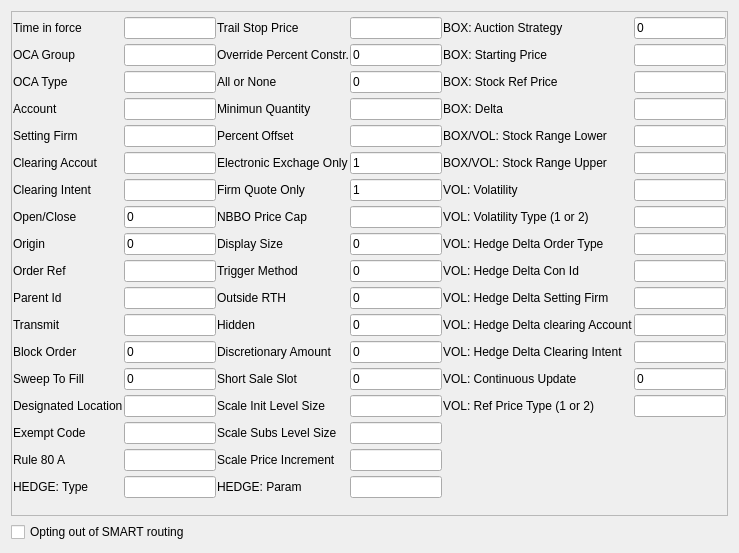
<?xml version="1.0" encoding="UTF-8"?>
<ui version="4.0">
 <class>OrderAttributes</class>
 <widget class="QWidget" name="OrderAttributes">
  <property name="geometry">
   <rect>
    <x>0</x>
    <y>0</y>
    <width>739</width>
    <height>553</height>
   </rect>
  </property>
  <property name="windowTitle">
   <string>Dialog</string>
  </property>
  <layout class="QVBoxLayout" name="verticalLayout">
   <item>
    <widget class="QFrame" name="frame">
     <property name="frameShape">
      <enum>QFrame::StyledPanel</enum>
     </property>
     <property name="frameShadow">
      <enum>QFrame::Raised</enum>
     </property>
     <layout class="QGridLayout" name="gridLayout">
      <property name="margin">
       <number>1</number>
      </property>
      <property name="spacing">
       <number>1</number>
      </property>
      <item row="0" column="4">
       <widget class="QLabel" name="label_2">
        <property name="text">
         <string>Trail Stop Price</string>
        </property>
       </widget>
      </item>
      <item row="17" column="1">
       <widget class="QLabel" name="label_6">
        <property name="text">
         <string>Rule 80 A</string>
        </property>
       </widget>
      </item>
      <item row="1" column="7">
       <widget class="QLineEdit" name="lineEdit_22"/>
      </item>
      <item row="11" column="1">
       <widget class="QLabel" name="label_15">
        <property name="text">
         <string>Parent Id</string>
        </property>
       </widget>
      </item>
      <item row="0" column="6">
       <widget class="QLabel" name="label_3">
        <property name="text">
         <string>BOX: Auction Strategy</string>
        </property>
       </widget>
      </item>
      <item row="12" column="1">
       <widget class="QLabel" name="label_16">
        <property name="text">
         <string>Transmit</string>
        </property>
       </widget>
      </item>
      <item row="0" column="7">
       <widget class="QLineEdit" name="lineEdit_3">
        <property name="text">
         <string>0</string>
        </property>
       </widget>
      </item>
      <item row="1" column="1">
       <widget class="QLabel" name="label_4">
        <property name="text">
         <string>OCA Group</string>
        </property>
       </widget>
      </item>
      <item row="6" column="1">
       <widget class="QLabel" name="label_10">
        <property name="text">
         <string>Clearing Accout</string>
        </property>
       </widget>
      </item>
      <item row="15" column="2">
       <widget class="QLineEdit" name="lineEdit_17"/>
      </item>
      <item row="7" column="2">
       <widget class="QLineEdit" name="lineEdit_9"/>
      </item>
      <item row="5" column="2">
       <widget class="QLineEdit" name="lineEdit_7"/>
      </item>
      <item row="7" column="1">
       <widget class="QLabel" name="label_11">
        <property name="text">
         <string>Clearing Intent</string>
        </property>
       </widget>
      </item>
      <item row="14" column="1">
       <widget class="QLabel" name="label_18">
        <property name="text">
         <string>Sweep To Fill</string>
        </property>
       </widget>
      </item>
      <item row="17" column="2">
       <widget class="QLineEdit" name="lineEdit_19"/>
      </item>
      <item row="0" column="2">
       <widget class="QLineEdit" name="lineEdit"/>
      </item>
      <item row="18" column="2">
       <widget class="QLineEdit" name="lineEdit_20"/>
      </item>
      <item row="15" column="1">
       <widget class="QLabel" name="label_19">
        <property name="text">
         <string>Designated Location</string>
        </property>
       </widget>
      </item>
      <item row="12" column="2">
       <widget class="QLineEdit" name="lineEdit_14"/>
      </item>
      <item row="10" column="2">
       <widget class="QLineEdit" name="lineEdit_12"/>
      </item>
      <item row="2" column="2">
       <widget class="QLineEdit" name="lineEdit_4"/>
      </item>
      <item row="8" column="1">
       <widget class="QLabel" name="label_12">
        <property name="text">
         <string>Open/Close</string>
        </property>
       </widget>
      </item>
      <item row="10" column="1">
       <widget class="QLabel" name="label_14">
        <property name="text">
         <string>Order Ref</string>
        </property>
       </widget>
      </item>
      <item row="13" column="2">
       <widget class="QLineEdit" name="lineEdit_15">
        <property name="text">
         <string>0</string>
        </property>
       </widget>
      </item>
      <item row="9" column="1">
       <widget class="QLabel" name="label_13">
        <property name="text">
         <string>Origin</string>
        </property>
       </widget>
      </item>
      <item row="4" column="5">
       <widget class="QLineEdit" name="lineEdit_25"/>
      </item>
      <item row="5" column="5">
       <widget class="QLineEdit" name="lineEdit_26"/>
      </item>
      <item row="16" column="2">
       <widget class="QLineEdit" name="lineEdit_18"/>
      </item>
      <item row="14" column="2">
       <widget class="QLineEdit" name="lineEdit_16">
        <property name="text">
         <string>0</string>
        </property>
       </widget>
      </item>
      <item row="15" column="4">
       <widget class="QLabel" name="label_34">
        <property name="text">
         <string>Scale Init Level Size</string>
        </property>
       </widget>
      </item>
      <item row="16" column="4">
       <widget class="QLabel" name="label_35">
        <property name="text">
         <string>Scale Subs Level Size</string>
        </property>
       </widget>
      </item>
      <item row="18" column="5">
       <widget class="QLineEdit" name="lineEdit_39"/>
      </item>
      <item row="4" column="4">
       <widget class="QLabel" name="label_23">
        <property name="text">
         <string>Minimun Quantity</string>
        </property>
       </widget>
      </item>
      <item row="0" column="1">
       <widget class="QLabel" name="label">
        <property name="text">
         <string>Time in force</string>
        </property>
       </widget>
      </item>
      <item row="0" column="5">
       <widget class="QLineEdit" name="lineEdit_2"/>
      </item>
      <item row="5" column="1">
       <widget class="QLabel" name="label_9">
        <property name="text">
         <string>Setting Firm</string>
        </property>
       </widget>
      </item>
      <item row="2" column="4">
       <widget class="QLabel" name="label_22">
        <property name="text">
         <string>All or None</string>
        </property>
       </widget>
      </item>
      <item row="9" column="4">
       <widget class="QLabel" name="label_28">
        <property name="text">
         <string>Display Size</string>
        </property>
       </widget>
      </item>
      <item row="8" column="4">
       <widget class="QLabel" name="label_27">
        <property name="text">
         <string>NBBO Price Cap</string>
        </property>
       </widget>
      </item>
      <item row="2" column="5">
       <widget class="QLineEdit" name="lineEdit_23">
        <property name="text">
         <string>0</string>
        </property>
       </widget>
      </item>
      <item row="10" column="4">
       <widget class="QLabel" name="label_29">
        <property name="text">
         <string>Trigger Method</string>
        </property>
       </widget>
      </item>
      <item row="7" column="4">
       <widget class="QLabel" name="label_26">
        <property name="text">
         <string>Firm Quote Only</string>
        </property>
       </widget>
      </item>
      <item row="11" column="2">
       <widget class="QLineEdit" name="lineEdit_13"/>
      </item>
      <item row="4" column="1">
       <widget class="QLabel" name="label_8">
        <property name="text">
         <string>Account</string>
        </property>
       </widget>
      </item>
      <item row="16" column="1">
       <widget class="QLabel" name="label_20">
        <property name="text">
         <string>Exempt Code</string>
        </property>
       </widget>
      </item>
      <item row="9" column="2">
       <widget class="QLineEdit" name="lineEdit_11">
        <property name="text">
         <string>0</string>
        </property>
       </widget>
      </item>
      <item row="13" column="4">
       <widget class="QLabel" name="label_32">
        <property name="text">
         <string>Discretionary Amount</string>
        </property>
       </widget>
      </item>
      <item row="13" column="1">
       <widget class="QLabel" name="label_17">
        <property name="text">
         <string>Block Order</string>
        </property>
       </widget>
      </item>
      <item row="2" column="1">
       <widget class="QLabel" name="label_5">
        <property name="text">
         <string>OCA Type</string>
        </property>
       </widget>
      </item>
      <item row="1" column="6">
       <widget class="QLabel" name="label_38">
        <property name="text">
         <string>BOX: Starting Price</string>
        </property>
       </widget>
      </item>
      <item row="2" column="6">
       <widget class="QLabel" name="label_39">
        <property name="text">
         <string>BOX: Stock Ref Price</string>
        </property>
       </widget>
      </item>
      <item row="2" column="7">
       <widget class="QLineEdit" name="lineEdit_24"/>
      </item>
      <item row="6" column="5">
       <widget class="QLineEdit" name="lineEdit_27">
        <property name="text">
         <string>1</string>
        </property>
       </widget>
      </item>
      <item row="8" column="5">
       <widget class="QLineEdit" name="lineEdit_29"/>
      </item>
      <item row="7" column="5">
       <widget class="QLineEdit" name="lineEdit_28">
        <property name="text">
         <string>1</string>
        </property>
       </widget>
      </item>
      <item row="1" column="5">
       <widget class="QLineEdit" name="lineEdit_21">
        <property name="text">
         <string>0</string>
        </property>
       </widget>
      </item>
      <item row="1" column="4">
       <widget class="QLabel" name="label_21">
        <property name="text">
         <string>Override Percent Constr.</string>
        </property>
       </widget>
      </item>
      <item row="17" column="5">
       <widget class="QLineEdit" name="lineEdit_38"/>
      </item>
      <item row="4" column="2">
       <widget class="QLineEdit" name="lineEdit_6"/>
      </item>
      <item row="1" column="2">
       <widget class="QLineEdit" name="lineEdit_5"/>
      </item>
      <item row="18" column="1">
       <widget class="QLabel" name="label_7">
        <property name="text">
         <string>HEDGE: Type</string>
        </property>
       </widget>
      </item>
      <item row="6" column="2">
       <widget class="QLineEdit" name="lineEdit_8"/>
      </item>
      <item row="14" column="4">
       <widget class="QLabel" name="label_33">
        <property name="text">
         <string>Short Sale Slot</string>
        </property>
       </widget>
      </item>
      <item row="7" column="6">
       <widget class="QLabel" name="label_43">
        <property name="text">
         <string>VOL: Volatility</string>
        </property>
       </widget>
      </item>
      <item row="8" column="6">
       <widget class="QLabel" name="label_44">
        <property name="text">
         <string>VOL: Volatility Type (1 or 2)</string>
        </property>
       </widget>
      </item>
      <item row="5" column="4">
       <widget class="QLabel" name="label_24">
        <property name="text">
         <string>Percent Offset</string>
        </property>
       </widget>
      </item>
      <item row="11" column="4">
       <widget class="QLabel" name="label_30">
        <property name="text">
         <string>Outside RTH</string>
        </property>
       </widget>
      </item>
      <item row="17" column="4">
       <widget class="QLabel" name="label_36">
        <property name="text">
         <string>Scale Price Increment</string>
        </property>
       </widget>
      </item>
      <item row="18" column="4">
       <widget class="QLabel" name="label_37">
        <property name="text">
         <string>HEDGE: Param</string>
        </property>
       </widget>
      </item>
      <item row="6" column="4">
       <widget class="QLabel" name="label_25">
        <property name="text">
         <string>Electronic Exchage Only</string>
        </property>
       </widget>
      </item>
      <item row="11" column="5">
       <widget class="QLineEdit" name="lineEdit_32">
        <property name="text">
         <string>0</string>
        </property>
       </widget>
      </item>
      <item row="12" column="5">
       <widget class="QLineEdit" name="lineEdit_33">
        <property name="text">
         <string>0</string>
        </property>
       </widget>
      </item>
      <item row="13" column="5">
       <widget class="QLineEdit" name="lineEdit_34">
        <property name="text">
         <string>0</string>
        </property>
       </widget>
      </item>
      <item row="14" column="5">
       <widget class="QLineEdit" name="lineEdit_35">
        <property name="text">
         <string>0</string>
        </property>
       </widget>
      </item>
      <item row="8" column="2">
       <widget class="QLineEdit" name="lineEdit_10">
        <property name="text">
         <string>0</string>
        </property>
       </widget>
      </item>
      <item row="4" column="6">
       <widget class="QLabel" name="label_40">
        <property name="text">
         <string>BOX: Delta</string>
        </property>
       </widget>
      </item>
      <item row="5" column="6">
       <widget class="QLabel" name="label_41">
        <property name="text">
         <string>BOX/VOL: Stock Range Lower</string>
        </property>
       </widget>
      </item>
      <item row="9" column="6">
       <widget class="QLabel" name="label_45">
        <property name="text">
         <string>VOL: Hedge Delta Order Type</string>
        </property>
       </widget>
      </item>
      <item row="10" column="6">
       <widget class="QLabel" name="label_46">
        <property name="text">
         <string>VOL: Hedge Delta Con Id</string>
        </property>
       </widget>
      </item>
      <item row="11" column="6">
       <widget class="QLabel" name="label_47">
        <property name="text">
         <string>VOL: Hedge Delta Setting Firm</string>
        </property>
       </widget>
      </item>
      <item row="6" column="6">
       <widget class="QLabel" name="label_42">
        <property name="text">
         <string>BOX/VOL: Stock Range Upper</string>
        </property>
       </widget>
      </item>
      <item row="12" column="4">
       <widget class="QLabel" name="label_31">
        <property name="text">
         <string>Hidden</string>
        </property>
       </widget>
      </item>
      <item row="15" column="5">
       <widget class="QLineEdit" name="lineEdit_36"/>
      </item>
      <item row="16" column="5">
       <widget class="QLineEdit" name="lineEdit_37"/>
      </item>
      <item row="9" column="5">
       <widget class="QLineEdit" name="lineEdit_30">
        <property name="text">
         <string>0</string>
        </property>
       </widget>
      </item>
      <item row="10" column="5">
       <widget class="QLineEdit" name="lineEdit_31">
        <property name="text">
         <string>0</string>
        </property>
       </widget>
      </item>
      <item row="12" column="6">
       <widget class="QLabel" name="label_48">
        <property name="text">
         <string>VOL: Hedge Delta clearing Account</string>
        </property>
       </widget>
      </item>
      <item row="13" column="6">
       <widget class="QLabel" name="label_49">
        <property name="text">
         <string>VOL: Hedge Delta Clearing Intent</string>
        </property>
       </widget>
      </item>
      <item row="14" column="6">
       <widget class="QLabel" name="label_50">
        <property name="text">
         <string>VOL: Continuous Update</string>
        </property>
       </widget>
      </item>
      <item row="4" column="7">
       <widget class="QLineEdit" name="lineEdit_40"/>
      </item>
      <item row="5" column="7">
       <widget class="QLineEdit" name="lineEdit_41"/>
      </item>
      <item row="6" column="7">
       <widget class="QLineEdit" name="lineEdit_42"/>
      </item>
      <item row="7" column="7">
       <widget class="QLineEdit" name="lineEdit_43"/>
      </item>
      <item row="8" column="7">
       <widget class="QLineEdit" name="lineEdit_44"/>
      </item>
      <item row="9" column="7">
       <widget class="QLineEdit" name="lineEdit_45"/>
      </item>
      <item row="10" column="7">
       <widget class="QLineEdit" name="lineEdit_46"/>
      </item>
      <item row="11" column="7">
       <widget class="QLineEdit" name="lineEdit_47"/>
      </item>
      <item row="12" column="7">
       <widget class="QLineEdit" name="lineEdit_48"/>
      </item>
      <item row="13" column="7">
       <widget class="QLineEdit" name="lineEdit_49"/>
      </item>
      <item row="14" column="7">
       <widget class="QLineEdit" name="lineEdit_50">
        <property name="text">
         <string>0</string>
        </property>
       </widget>
      </item>
      <item row="15" column="6">
       <widget class="QLabel" name="label_51">
        <property name="text">
         <string>VOL: Ref Price Type (1 or 2)</string>
        </property>
       </widget>
      </item>
      <item row="15" column="7">
       <widget class="QLineEdit" name="lineEdit_51"/>
      </item>
     </layout>
    </widget>
   </item>
   <item>
    <widget class="QCheckBox" name="checkBox">
     <property name="text">
      <string>Opting out of SMART routing</string>
     </property>
    </widget>
   </item>
  </layout>
 </widget>
 <resources/>
 <connections/>
</ui>
